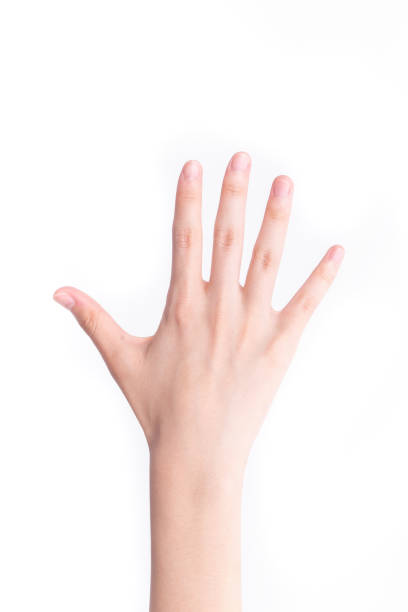
//> input picture Detect Hand/Sample/paper.jpg, 408 x 612 px
$ ./DetectHand Sample/paper.jpg   (built with g++ and OpenCV 4)
//> lines starting //> are read from the running program, lines starting //| are printed output that depends on the picture; after the words box and inside, x2 and y2 are one past the last pixel; in counts of white or black regions, pixels touching at a corner belong together
//> further down, img is the input picture: 612 rows x 408 cols, CV_8UC3; mean B, G, R 240, 242.1, 250.3
#include <opencv2/opencv.hpp>
#include <opencv2/imgproc/types_c.h>
using namespace std;
using namespace cv;


// The function that determines whether the given values are a skin?
bool isSkin(uchar Cr, uchar Cb)
{
	return 128 < Cr && Cr < 170 && 73 < Cb && Cb < 158;
}

// It returns hand's center point by distance transforming.
// also gives radius (hand area)
Point getCenter(const Mat& img, double& radius)
{
	Mat dst;
	int maxIdx[2];
	distanceTransform(img, dst, CV_DIST_L2, 5);
	minMaxIdx(dst, NULL, &radius, NULL, maxIdx, img);
	return Point(maxIdx[1], maxIdx[0]);
}

Mat getMask(const Mat& img)
{
	Mat ycrcb;
	cvtColor(img, ycrcb, COLOR_BGR2YCrCb); // Convert RGB to YCrCb
//> ycrcb: 612 rows x 408 cols, CV_8UC3; mean of channels 0, 1, 2 244.3, 132.3, 125.6

	vector<Mat> planes;
	split(ycrcb, planes); // split each channel
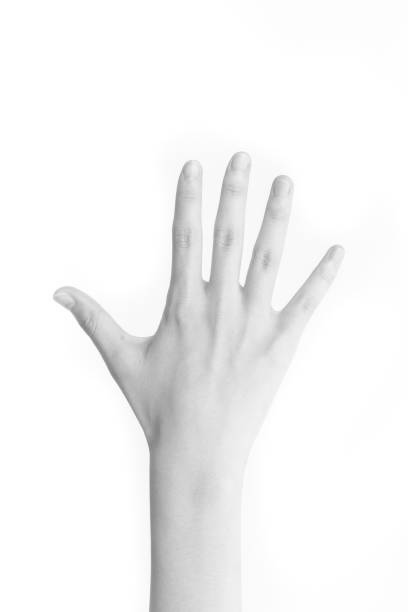
//> planes[0]: 612 rows x 408 cols, CV_8UC1; min 130, max 255, mean 244.3
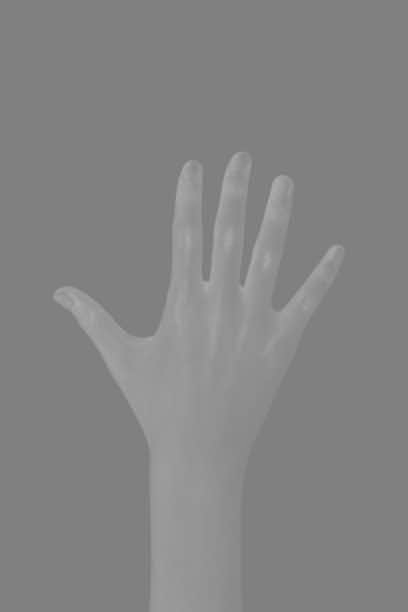
//> planes[1]: 612 rows x 408 cols, CV_8UC1; min 116, max 175, mean 132.3
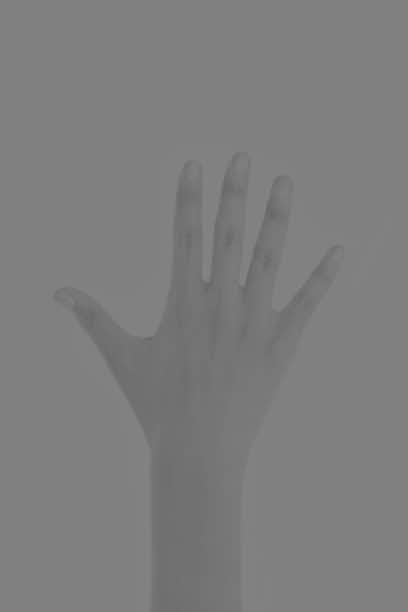
//> planes[2]: 612 rows x 408 cols, CV_8UC1; min 101, max 134, mean 125.6

	Mat mask = Mat::zeros(img.size(), CV_8U); // Create Compatible Matrix
	int nr = img.rows;
//> nr = 612
	int nc = img.cols;
//> nc = 408
	for (int i = 0; i < nr; i++)
	{
		uchar* Cr = planes[1].ptr<uchar>(i); // Cr array (one row)
		uchar* Cb = planes[2].ptr<uchar>(i); // Cr array (one row)
		for (int j = 0; j < nc; j++)
		{
			if (isSkin(Cr[j], Cb[j]))
				mask.at<uchar>(i, j) = 255;
		}
	}
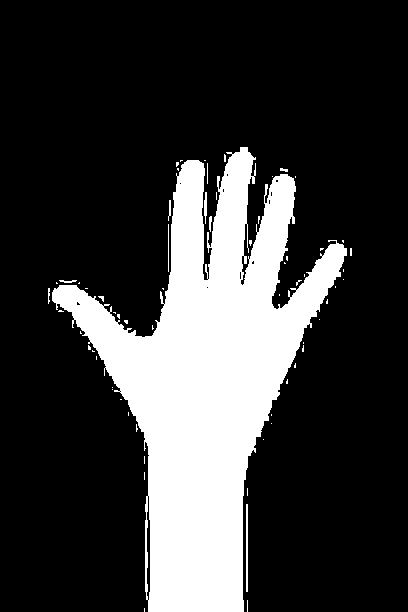
//> mask: 612 rows x 408 cols, CV_8UC1; 22.7% white; 64 white regions (54 under 20 px), largest, box (x1, y1, x2, y2) and area: (52, 147, 347, 612) 55864, (246, 504, 248, 592) 176, (204, 192, 207, 224) 72
	return mask;
}

int fingerCount(const Mat& mask, Point pt, double radius)
{
	int cx, cy, finger = 0;
	radius *= 2;
	uchar prev = 1;
	for (int i = 1; i < 360; i += 3)
	{
		double radian = i * ((22 / 7.0) / 180);
		cx = radius * cos(radian);
		cy = radius * sin(radian);
		if (pt.y - cy < mask.cols && pt.x + cx < mask.rows)
		{ // In mask's area.
			uchar current = mask.at<uchar>(pt.y - cy, pt.x + cx);
			if (!prev && current)
			{
				finger++;
			}
			prev = current;
		}
	}
	return finger - 1;
}


int main(int argc, char* argv[])
{
	if (argc != 2)
		return -1;

	Mat img = imread(argv[1], IMREAD_COLOR);
	Mat mask = getMask(img);
	erode(mask, mask, Mat(3, 3, CV_8U, Scalar(1)), Point(-1, -1), 2);
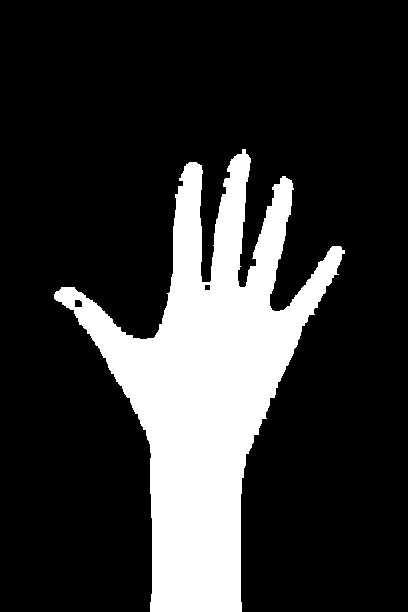
//> mask: 612 rows x 408 cols, CV_8UC1; 20.2% white; 1 white region, box (x1, y1, x2, y2) and area: (54, 149, 345, 612) 50390

	imshow("ilbe", mask);
	waitKey();

	double radius;
	auto pt = getCenter(mask, radius);
//> in getCenter, `distanceTransform(img, dst, CV_DIST_L2, 5);`:
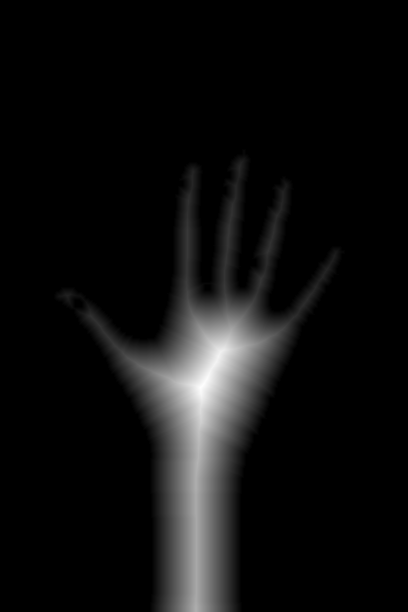
//> dst: 612 rows x 408 cols, CV_32FC1; min 0, max 68.19, mean 4.1; drawn with min black and max white
//> in getCenter, `minMaxIdx(dst, NULL, &radius, NULL, maxIdx, img);`: radius = 68.19; maxIdx = [387, 200]
//> radius = 68.19; pt = Point(200, 387)
	circle(img, pt, radius, { 255,0,0 }, 3);
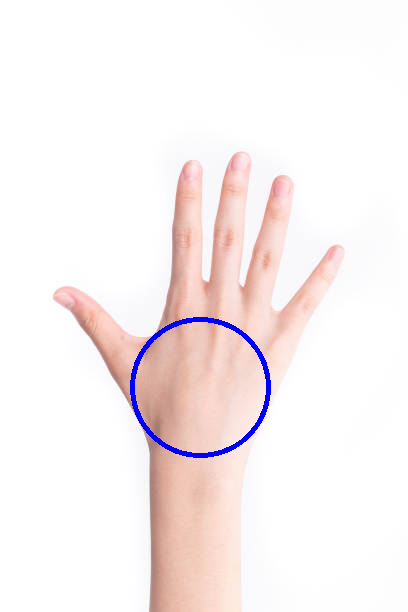
//> img: 612 rows x 408 cols, CV_8UC3; 0.84% of pixels changed, all inside (x1, y1, x2, y2) = (130, 317, 271, 458)

	cout << fingerCount(mask, pt, radius) << endl;
//> in fingerCount, `radius *= 2;`: radius = 136.4
//> the loop in fingerCount, `for (int i = 1; i < 360; i += 3)` made 120 passes
//> (cx, cy, current, prev) on passes 1 to 12: (136, 2, 0, 0), (136, 9, 0, 0), (135, 16, 0, 0), (134, 23, 0, 0), (132, 30, 0, 0), (131, 37, 0, 0), (128, 44, 0, 0), (126, 51, 0, 0), (123, 57, 0, 0), (120, 64, 0, 0), (116, 70, 0, 0), (113, 76, 255, 255)
//> after the loop in fingerCount, `for (int i = 1; i < 360; i += 3)`: finger = 5
//| 4

	imshow("img", img);
	waitKey();
}

$ run again, on Detect Hand/Sample/scissor.jpg
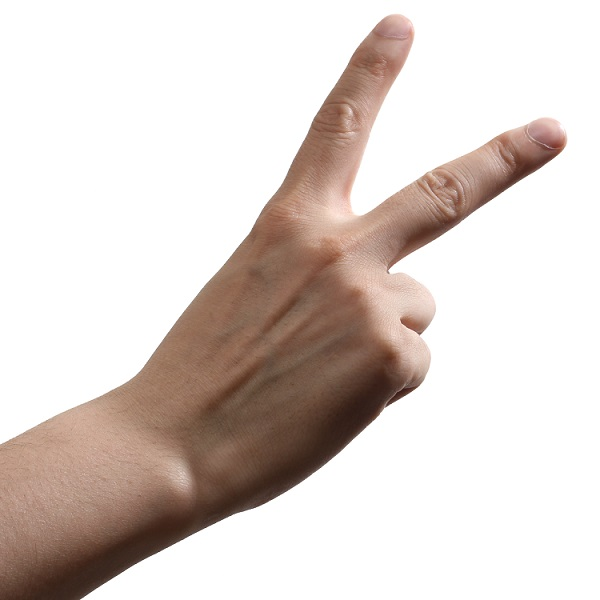
//> input picture Detect Hand/Sample/scissor.jpg, 600 x 600 px
//> img is the input picture: 600 rows x 600 cols, CV_8UC3; mean B, G, R 204.8, 209.9, 220.3
//> ycrcb: 600 rows x 600 cols, CV_8UC3; mean of channels 0, 1, 2 212.5, 133.6, 123.7
//> after the loop in getMask, `for (int i = 0; i < nr; i++)`:
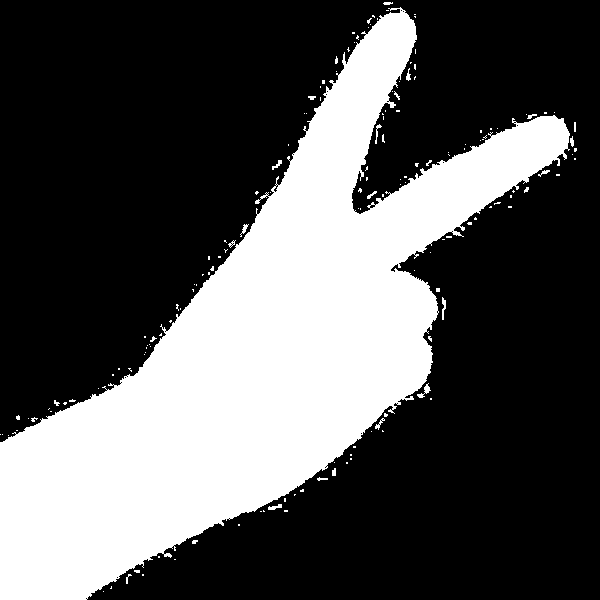
//> mask: 600 rows x 600 cols, CV_8UC1; 33.2% white; 158 white regions (136 under 20 px), largest, box (x1, y1, x2, y2) and area: (0, 7, 570, 600) 118049, (417, 383, 431, 398) 69, (442, 297, 446, 320) 56
//> in getCenter, `minMaxIdx(dst, NULL, &radius, NULL, maxIdx, img);`: radius = 106; maxIdx = [343, 298]
//> `auto pt = getCenter(mask, radius);`: radius = 106; pt = Point(298, 343)
//> `circle(img, pt, radius, { 255,0,0 }, 3);`:
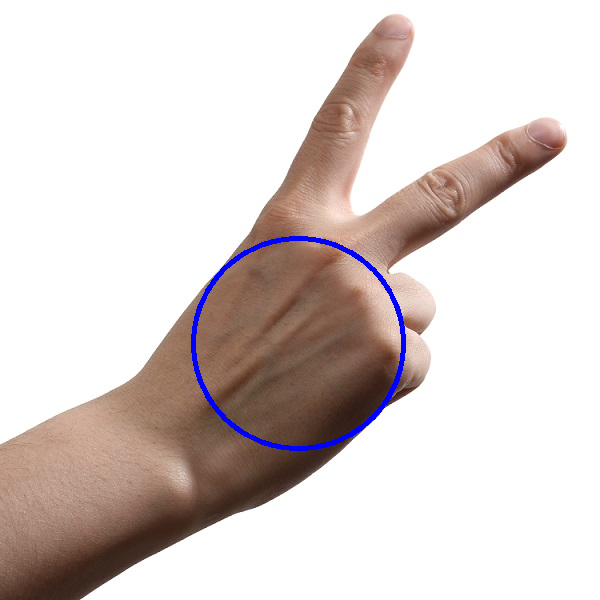
//> img: 600 rows x 600 cols, CV_8UC3; 0.92% of pixels changed, all inside (x1, y1, x2, y2) = (191, 236, 406, 451)
//> in fingerCount, `radius *= 2;`: radius = 212
//> the loop in fingerCount, `for (int i = 1; i < 360; i += 3)` made 120 passes
//> (cx, cy, current, prev) on passes 1 to 8: (211, 3, 0, 0), (211, 14, 0, 0), (210, 25, 0, 0), (208, 36, 0, 0), (206, 47, 0, 0), (203, 58, 0, 0), (200, 69, 0, 0), (196, 79, 0, 0)
//> after the loop in fingerCount, `for (int i = 1; i < 360; i += 3)`: finger = 3
//| 2
